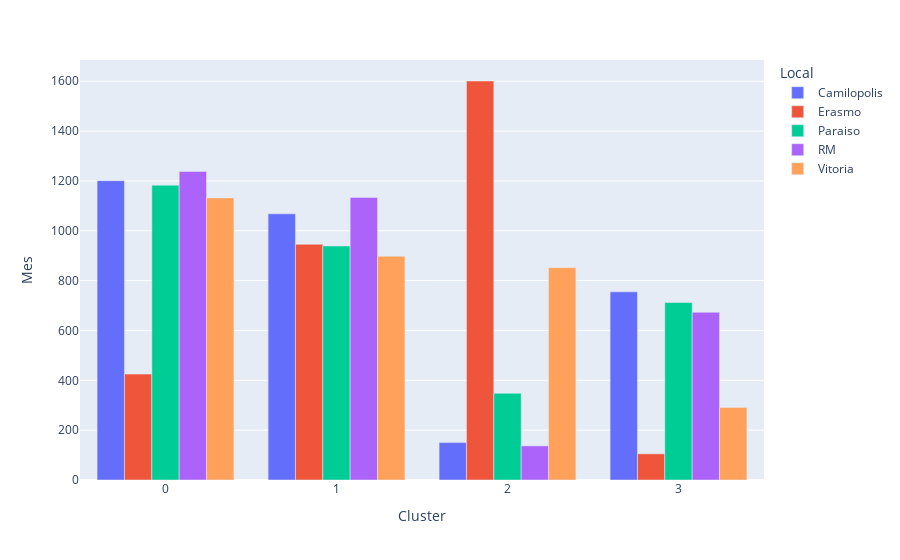

The code cell stored with this chart in its notebook:
### Code cell
fig = px.bar(df_cluster.groupby(['Cluster', 'Local'])[['Mes']].count().reset_index(),
             x="Cluster", y="Mes", color="Local", barmode="group")
fig.show()

### Figure 1 — Plotly figure (JSON) as saved in the notebook; plotly's stock layout.template omitted (floating-point values rounded to 4 significant figures)
{"data": [{"alignmentgroup": "True", "hovertemplate": "Local=Camilopolis<br>Cluster=%{x}<br>Mes=%{y}<extra></extra>", "legendgroup": "Camilopolis", "marker": {"color": "#636efa"}, "name": "Camilopolis", "offsetgroup": "Camilopolis", "orientation": "v", "showlegend": true, "textposition": "auto", "type": "bar", "x": [0, 1, 2, 3], "xaxis": "x", "y": [1201, 1068, 150, 755], "yaxis": "y"}, {"alignmentgroup": "True", "hovertemplate": "Local=Erasmo<br>Cluster=%{x}<br>Mes=%{y}<extra></extra>", "legendgroup": "Erasmo", "marker": {"color": "#EF553B"}, "name": "Erasmo", "offsetgroup": "Erasmo", "orientation": "v", "showlegend": true, "textposition": "auto", "type": "bar", "x": [0, 1, 2, 3], "xaxis": "x", "y": [425, 946, 1601, 105], "yaxis": "y"}, {"alignmentgroup": "True", "hovertemplate": "Local=Paraiso<br>Cluster=%{x}<br>Mes=%{y}<extra></extra>", "legendgroup": "Paraiso", "marker": {"color": "#00cc96"}, "name": "Paraiso", "offsetgroup": "Paraiso", "orientation": "v", "showlegend": true, "textposition": "auto", "type": "bar", "x": [0, 1, 2, 3], "xaxis": "x", "y": [1183, 939, 348, 712], "yaxis": "y"}, {"alignmentgroup": "True", "hovertemplate": "Local=RM<br>Cluster=%{x}<br>Mes=%{y}<extra></extra>", "legendgroup": "RM", "marker": {"color": "#ab63fa"}, "name": "RM", "offsetgroup": "RM", "orientation": "v", "showlegend": true, "textposition": "auto", "type": "bar", "x": [0, 1, 2, 3], "xaxis": "x", "y": [1238, 1134, 137, 673], "yaxis": "y"}, {"alignmentgroup": "True", "hovertemplate": "Local=Vitoria<br>Cluster=%{x}<br>Mes=%{y}<extra></extra>", "legendgroup": "Vitoria", "marker": {"color": "#FFA15A"}, "name": "Vitoria", "offsetgroup": "Vitoria", "orientation": "v", "showlegend": true, "textposition": "auto", "type": "bar", "x": [0, 1, 2, 3], "xaxis": "x", "y": [1132, 898, 852, 291], "yaxis": "y"}], "layout": {"barmode": "group", "legend": {"title": {"text": "Local"}, "tracegroupgap": 0}, "margin": {"t": 60}, "xaxis": {"anchor": "y", "domain": [0, 1], "title": {"text": "Cluster"}}, "yaxis": {"anchor": "x", "domain": [0, 1], "title": {"text": "Mes"}}}}
